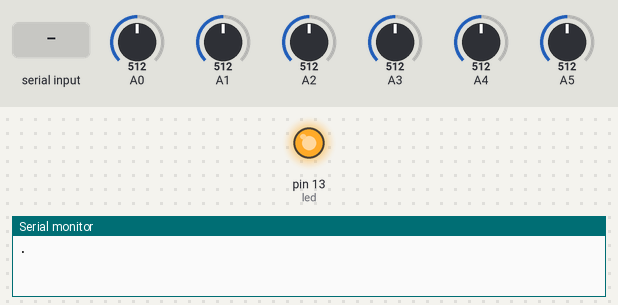
Bench run of a sketch on a simulated Arduino Uno, built with avr-gcc and run on an emulated ATmega328P. Parts: output pins drawn as LEDs (lit = HIGH), the last lines printed to the serial monitor. Inputs (shaded band) come from the test bench; at power-on: A0 = 512, A1 = 512, A2 = 512, A3 = 512, A4 = 512, A5 = 512.

Above: at 1.0 s.
1.1 s: "led0\n" received over Serial
At 2.5 s:
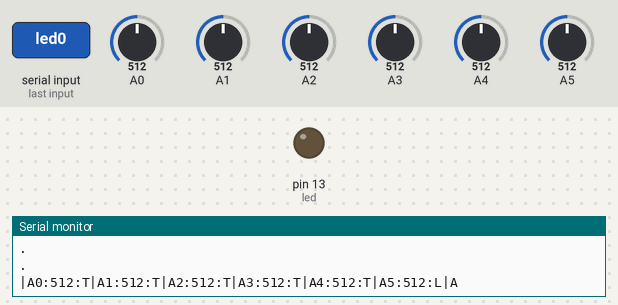
3.5 s: "led1\n" received over Serial
At 3.9 s:
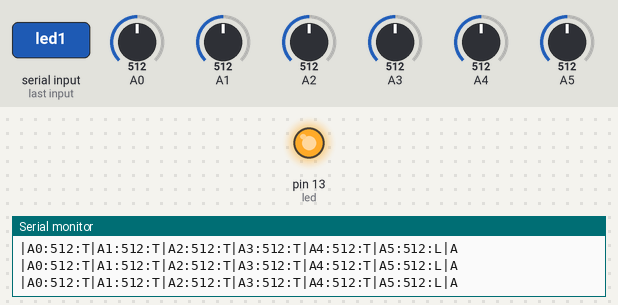
Timing chart, 0 to 6.5 s (numbered marks = the images above; inputs shaded):
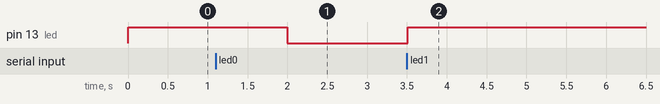

Measured:
- after the input at 1.1 s, pin 13 (led): HIGH → LOW after 0.90 s
- after the input at 3.5 s, pin 13 (led): LOW → HIGH at once

The sketch:

Olivia.ino
```cpp
String deviceLabel = "Olivia";
String deviceLocation = "Geek-Lair";
String deviceType = "Arduino-Nano";

// -----------------------------------------------------

int counter = 0;

int numberOfAnaloguePins = 6;

int lightSensorPin = 1;
int tempSensorPin = 0;

int analogueSensorRawData[6];

int analogueInputs[] = {0,1,2,3,4,5};
int analogueData[] = {0,0,0,0,0,0};
// This array denotes the Sensor Type - i.e L = Light, T = Temp
char analogueSensorTypeData[] = {'T','T','T','T','T','L'};

int led = 13;

char serialReadString[50];//stores the recieved characters
int stringPosition=-1;//stores the current position of my serialReadString

int inByte = 0;         // incoming serial byte

void setup()
{
  pinMode(led, OUTPUT);

  // start serial port at 9600 bps:
  Serial.begin(9600);
  while (!Serial) {
    ; // wait for serial port to connect. Needed for Leonardo only
  }

 establishContact();  // send a byte to establish contact until receiver responds
}

void loop()
{
    while (Serial.available() > 0){ // As long as there's more to read, keep reading
      int inByte = Serial.read();// Read next byte
      stringPosition++;//increase the position in the string
      if(inByte=='\n'){//if it's my terminating character
         serialReadString[stringPosition] = 0;//set current position to Null to terminate the String
      }else{//if it's not a terminating character
          serialReadString[stringPosition] = inByte; // Save the character in a character array
      }
  }
     if (stringPosition>0) {
       stringPosition=-1;//set the string position to -1
      if (serialReadString[0] == '.') {
        for (counter = 0; counter<numberOfAnaloguePins; counter = counter + 1) {
          Serial.print("|A");
          Serial.print(analogueInputs[counter], DEC);
          Serial.print(":");
          Serial.print(analogueData[counter], DEC);
          Serial.print(":");
          Serial.print(analogueSensorTypeData[counter]);
        }
        Serial.println("|P");
      }

      if (serialReadString[0] == 'x') {
        Serial.println("x|"+deviceLabel+"|"+deviceLocation+"|"+deviceType+"|");
      }

      if (serialReadString[0] == 'l' && serialReadString[1] == 'e' && serialReadString[2] == 'd') {
        // Test/Debug Command - "led<on/off>" - "led1", "led0"

        if (serialReadString[3] == '1') {
          digitalWrite(led, HIGH);
        }

        if (serialReadString[3] == '0') {
          digitalWrite(led, LOW);
        }
      }
    }

    // Read Analogue Sensors - Using pre-defined arrays
    for (counter = 0; counter<numberOfAnaloguePins; counter = counter + 1) {
      analogueData[counter] = analogRead(analogueInputs[counter]);
    }

    for (counter = 0; counter<numberOfAnaloguePins; counter = counter + 1) {
      Serial.print("|A");
      Serial.print(analogueInputs[counter], DEC);
      Serial.print(":");
      Serial.print(analogueData[counter], DEC);
      Serial.print(":");
      Serial.print(analogueSensorTypeData[counter]);
    }

    Serial.println("|A");


    delay(500);

}

void establishContact() {
  digitalWrite(led, HIGH);
  while (Serial.available() <= 0) {
    Serial.println('.');   // send a capital A
    delay(1000);
  }
  digitalWrite(led, LOW);
}
```
